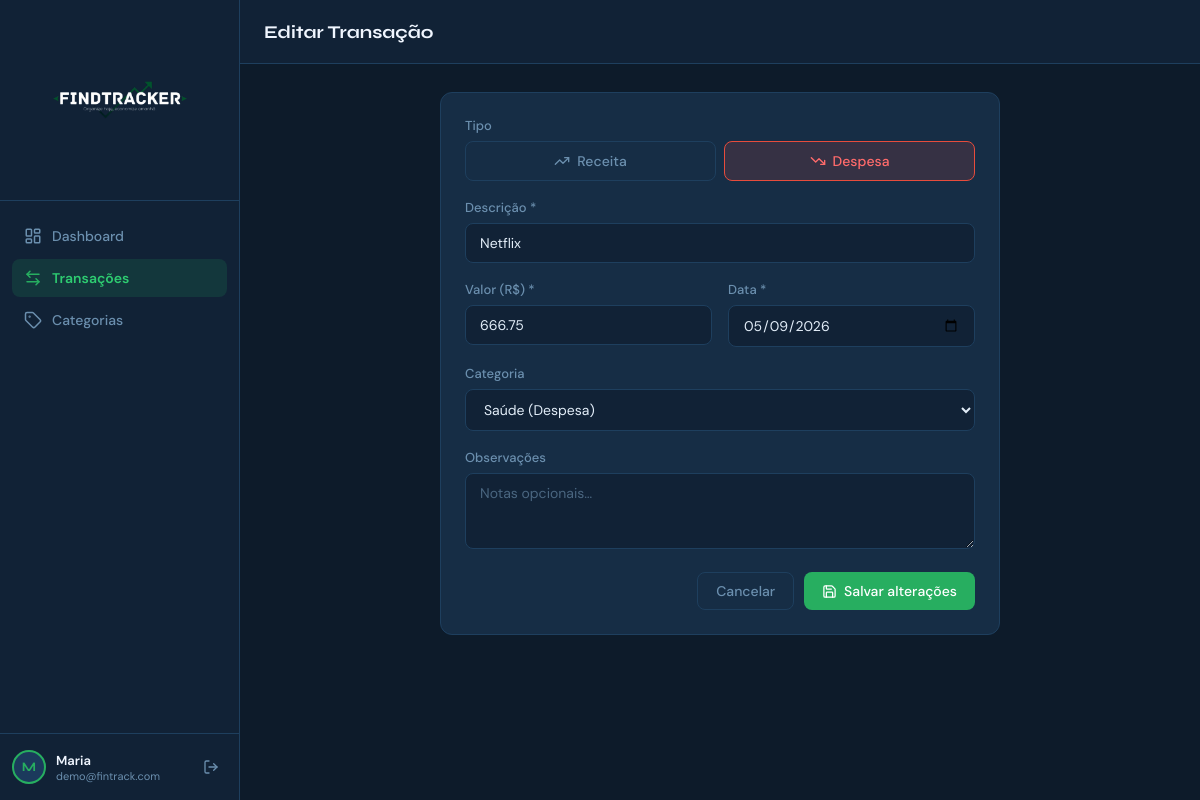
/transactions/2/edit (signed in), run on the app's committed database.
### models/models.py (models this page shows, shortened)
class User(UserMixin, db.Model):
    __tablename__ = 'users'
    id           = db.Column(db.Integer, primary_key=True)
    name         = db.Column(db.String(120), nullable=False)
    email        = db.Column(db.String(150), unique=True, nullable=False)
    password_hash= db.Column(db.String(256), nullable=False)
    created_at   = db.Column(db.DateTime, default=datetime.utcnow)
    transactions = db.relationship('Transaction', backref='user', lazy=True, cascade='all, delete-orphan')
    categories   = db.relationship('Category',    backref='user', lazy=True, cascade='all, delete-orphan')

class Transaction(db.Model):
    __tablename__ = 'transactions'
    id          = db.Column(db.Integer, primary_key=True)
    description = db.Column(db.String(200), nullable=False)
    amount      = db.Column(db.Float, nullable=False)
    type        = db.Column(db.String(10), nullable=False)  # 'income' | 'expense'
    date        = db.Column(db.Date, nullable=False, default=datetime.utcnow)
    notes       = db.Column(db.Text, default='')
    user_id     = db.Column(db.Integer, db.ForeignKey('users.id'),    nullable=False)
    category_id = db.Column(db.Integer, db.ForeignKey('categories.id'), nullable=True)
    created_at  = db.Column(db.DateTime, default=datetime.utcnow)

### routes/main.py (the view, shortened to what this page needs)
@main_bp.route('/transactions/<int:tx_id>/edit', methods=['GET','POST'])
@login_required
def edit_transaction(tx_id):
    tx = Transaction.query.filter_by(id=tx_id, user_id=current_user.id).first_or_404()
    categories = Category.query.filter_by(user_id=current_user.id).order_by(Category.name).all()
    return render_template('transaction_form.html', categories=categories, today=date.today(), tx=tx)

### app.py (called while the page is built)
def create_app():
    app = Flask(__name__)
    app.config['SECRET_KEY']          = os.environ.get('SECRET_KEY', 'fintrack-secret-2025-change-me')
    app.config['SQLALCHEMY_DATABASE_URI']        = 'sqlite:///fintrack.db'
    app.config['SQLALCHEMY_TRACK_MODIFICATIONS'] = False
    db.init_app(app)
    login_manager = LoginManager(app)
    login_manager.login_view     = 'auth.login'
    login_manager.login_message  = 'Faça login para continuar.'
    login_manager.login_message_category = 'info'
    @login_manager.user_loader
    def load_user(user_id):
        return User.query.get(int(user_id))
    app.register_blueprint(auth_bp)
    app.register_blueprint(main_bp)
    with app.app_context():
        db.create_all()
    return app

### templates/transaction_form.html (shortened to what this page needs)
{% extends 'base.html' %}
{% set is_edit = tx is not none %}
{% block page_title %}{{ 'Editar' if is_edit else 'Nova' }} Transação{% endblock %}
{% block content %}
<div style="max-width:560px;margin:0 auto">
  <div class="card">
    <div class="form-group">
      <label class="form-label">Tipo</label>
      <div class="type-toggle">
        <button type="button" class="type-btn income {{ 'active' if not is_edit or tx.type == 'income' }}" onclick="setType('income')">
          <i data-lucide="trending-up"></i> Receita
        </button>
        <button type="button" class="type-btn expense {{ 'active' if is_edit and tx.type == 'expense' }}" onclick="setType('expense')">
          <i data-lucide="trending-down"></i> Despesa
        </button>
      </div>
    </div>
    <form method="POST" id="tx-form">
      <div class="form-group">
        <label class="form-label">Descrição *</label>
        <input type="text" name="description" class="form-control"
               placeholder="Ex: Supermercado, Salário…"
               value="{{ tx.description if is_edit else '' }}" required autofocus>
      </div>
      <div class="form-row">
        <div class="form-group">
          <label class="form-label">Valor (R$) *</label>
          <input type="number" name="amount" class="form-control" step="0.01" min="0.01"
                 placeholder="0,00"
                 value="{{ '%.2f'|format(tx.amount) if is_edit else '' }}" required>
        </div>
        <div class="form-group">
          <label class="form-label">Data *</label>
          <input type="date" name="date" class="form-control"
                 value="{{ tx.date.strftime('%Y-%m-%d') if is_edit else today.strftime('%Y-%m-%d') }}" required>
        </div>
      </div>
      <div class="form-group">
        <label class="form-label">Categoria</label>
        <select name="category_id" class="form-control" id="cat-select">
          {% for c in categories %}
          <option value="{{ c.id }}"
                  data-type="{{ c.type }}"
                  {{ 'selected' if is_edit and tx.category_id == c.id }}>
            {{ c.name }} ({{ 'Receita' if c.type == 'income' else 'Despesa' }})
          </option>
          {% endfor %}
        </select>
      </div>
      <div class="form-group">
        <label class="form-label">Observações</label>
        <textarea name="notes" class="form-control" rows="3"
                  placeholder="Notas opcionais…">{{ tx.notes if is_edit else '' }}</textarea>
      </div>
      <div class="form-actions">
        <a href="{{ url_for('main.transactions') }}" class="btn btn-ghost">Cancelar</a>
        <button type="submit" class="btn btn-primary">
          <i data-lucide="{{ 'save' if is_edit else 'plus' }}"></i>
          {{ 'Salvar alterações' if is_edit else 'Adicionar transação' }}
        </button>
      </div>
    </form>
  </div>
</div>
{% endblock %}

### templates/base.html (shortened to what this page needs)
<!DOCTYPE html>
<html lang="pt-BR">
<head>
  <link rel="stylesheet" href="{{ url_for('static', filename='css/style.css') }}">
</head>
<body>
{% if current_user.is_authenticated %}
<aside class="sidebar" id="sidebar">
  <div class="sidebar-logo">
  <img src="{{ url_for('static', filename='img/logo-dark.png') }}" alt="FinTrack" class="sidebar-logo-img">
</div>
  <nav class="sidebar-nav">
    <a href="{{ url_for('main.dashboard') }}"    class="nav-item {% if request.endpoint == 'main.dashboard'    %}active{% endif %}">
      <i data-lucide="layout-dashboard"></i><span>Dashboard</span>
    </a>
    <a href="{{ url_for('main.transactions') }}" class="nav-item {% if 'transaction' in request.endpoint %}active{% endif %}">
      <i data-lucide="arrow-left-right"></i><span>Transações</span>
    </a>
    <a href="{{ url_for('main.categories') }}"   class="nav-item {% if 'categor' in request.endpoint %}active{% endif %}">
      <i data-lucide="tag"></i><span>Categorias</span>
    </a>
  </nav>
  <div class="sidebar-footer">
    <div class="user-info">
      <div class="user-avatar">{{ current_user.name[0].upper() }}</div>
      <div class="user-details">
        <span class="user-name">{{ current_user.name.split()[0] }}</span>
        <span class="user-email">{{ current_user.email }}</span>
      </div>
    </div>
    <a href="{{ url_for('auth.logout') }}" class="logout-btn" title="Sair">
      <i data-lucide="log-out"></i>
    </a>
  </div>
</aside>
<div class="main-wrap">
  <header class="topbar">
    <div class="topbar-title">{% block page_title %}{% endblock %}</div>
  </header>
  <main class="page-content">
    {% block content %}{% endblock %}
  </main>
</div>
{% endif %}
</body>
</html>

### data on the page
User: name "M", name "Maria", email "demo@fintrack.com"
Transaction: description "Netflix", amount "666.75", date "05/09/2026"

### other printed values
{{ 'Editar' if is_edit else 'Nova' }} "Editar"
{{ 'Salvar alterações' if is_edit else 'Adicionar transação' }} "Salvar alterações"
form field category_id "Saúde (Despesa)"
